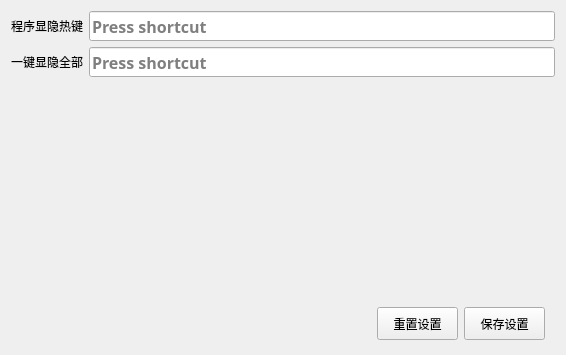
<?xml version="1.0" encoding="UTF-8"?>
<ui version="4.0">
 <class>SettingsWidget</class>
 <widget class="QWidget" name="SettingsWidget">
  <property name="geometry">
   <rect>
    <x>0</x>
    <y>0</y>
    <width>566</width>
    <height>355</height>
   </rect>
  </property>
  <property name="windowTitle">
   <string>SettingsWidget</string>
  </property>
  <layout class="QVBoxLayout" name="verticalLayout">
   <item>
    <layout class="QFormLayout" name="formLayout">
     <property name="fieldGrowthPolicy">
      <enum>QFormLayout::AllNonFixedFieldsGrow</enum>
     </property>
     <item row="0" column="0">
      <widget class="QLabel" name="label">
       <property name="minimumSize">
        <size>
         <width>0</width>
         <height>30</height>
        </size>
       </property>
       <property name="maximumSize">
        <size>
         <width>16777215</width>
         <height>30</height>
        </size>
       </property>
       <property name="text">
        <string>程序显隐热键</string>
       </property>
      </widget>
     </item>
     <item row="0" column="1">
      <widget class="QKeySequenceEdit" name="keySequenceEditBoss">
       <property name="minimumSize">
        <size>
         <width>0</width>
         <height>30</height>
        </size>
       </property>
       <property name="maximumSize">
        <size>
         <width>16777215</width>
         <height>30</height>
        </size>
       </property>
       <property name="font">
        <font>
         <family>微软雅黑</family>
         <pointsize>12</pointsize>
         <weight>75</weight>
         <bold>true</bold>
        </font>
       </property>
       <property name="keySequence">
        <string/>
       </property>
      </widget>
     </item>
     <item row="1" column="0">
      <widget class="QLabel" name="label_2">
       <property name="minimumSize">
        <size>
         <width>0</width>
         <height>30</height>
        </size>
       </property>
       <property name="maximumSize">
        <size>
         <width>16777215</width>
         <height>30</height>
        </size>
       </property>
       <property name="text">
        <string>一键显隐全部</string>
       </property>
      </widget>
     </item>
     <item row="1" column="1">
      <widget class="QKeySequenceEdit" name="keySequenceEditOneKey">
       <property name="minimumSize">
        <size>
         <width>0</width>
         <height>30</height>
        </size>
       </property>
       <property name="maximumSize">
        <size>
         <width>16777215</width>
         <height>30</height>
        </size>
       </property>
       <property name="font">
        <font>
         <family>微软雅黑</family>
         <pointsize>12</pointsize>
         <weight>75</weight>
         <bold>true</bold>
        </font>
       </property>
      </widget>
     </item>
    </layout>
   </item>
   <item>
    <widget class="QWidget" name="widget" native="true">
     <property name="minimumSize">
      <size>
       <width>0</width>
       <height>40</height>
      </size>
     </property>
     <property name="maximumSize">
      <size>
       <width>16777215</width>
       <height>40</height>
      </size>
     </property>
     <layout class="QHBoxLayout" name="horizontalLayout">
      <property name="leftMargin">
       <number>0</number>
      </property>
      <property name="topMargin">
       <number>0</number>
      </property>
      <property name="rightMargin">
       <number>10</number>
      </property>
      <property name="bottomMargin">
       <number>0</number>
      </property>
      <item>
       <spacer name="horizontalSpacer">
        <property name="orientation">
         <enum>Qt::Horizontal</enum>
        </property>
        <property name="sizeHint" stdset="0">
         <size>
          <width>40</width>
          <height>20</height>
         </size>
        </property>
       </spacer>
      </item>
      <item>
       <widget class="QPushButton" name="pushButtonSettingsReset">
        <property name="minimumSize">
         <size>
          <width>81</width>
          <height>33</height>
         </size>
        </property>
        <property name="maximumSize">
         <size>
          <width>81</width>
          <height>33</height>
         </size>
        </property>
        <property name="text">
         <string>重置设置</string>
        </property>
       </widget>
      </item>
      <item>
       <widget class="QPushButton" name="pushButtonSettingsSave">
        <property name="minimumSize">
         <size>
          <width>81</width>
          <height>33</height>
         </size>
        </property>
        <property name="maximumSize">
         <size>
          <width>81</width>
          <height>33</height>
         </size>
        </property>
        <property name="text">
         <string>保存设置</string>
        </property>
       </widget>
      </item>
     </layout>
    </widget>
   </item>
  </layout>
 </widget>
 <layoutdefault spacing="6" margin="11"/>
 <resources/>
 <connections/>
</ui>
